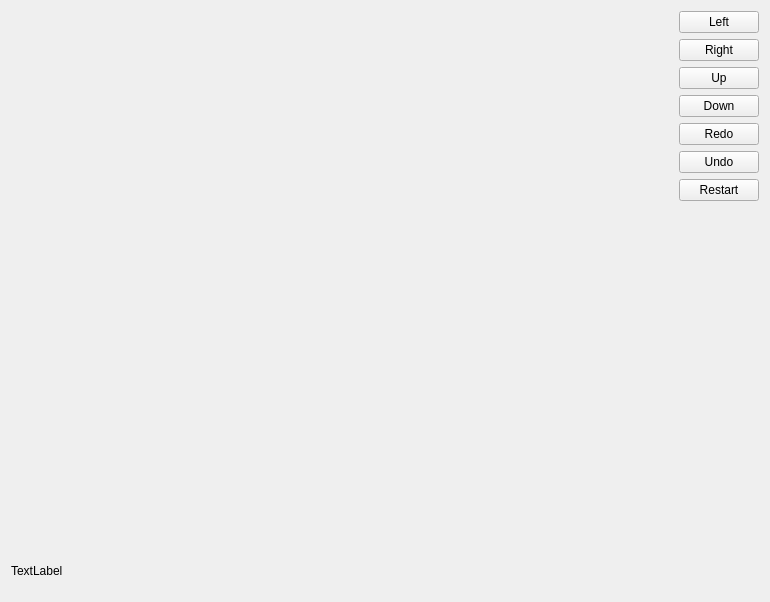
<?xml version="1.0" encoding="UTF-8"?>
<ui version="4.0">
 <class>widget</class>
 <widget class="QWidget" name="widget">
  <property name="geometry">
   <rect>
    <x>0</x>
    <y>0</y>
    <width>770</width>
    <height>602</height>
   </rect>
  </property>
  <property name="windowTitle">
   <string>Widget</string>
  </property>
   <layout class="QVBoxLayout" name="verticalLayout_2">
    <item>
     <layout class="QHBoxLayout" name="horizontalLayout">
      <item>
       <widget class="QLabel" name="image">
        <property name="sizePolicy">
         <sizepolicy hsizetype="Expanding" vsizetype="Expanding">
          <horstretch>0</horstretch>
          <verstretch>0</verstretch>
         </sizepolicy>
        </property>
        <property name="text">
         <string/>
        </property>
       </widget>
      </item>
      <item>
       <layout class="QVBoxLayout" name="verticalLayout">
        <item>
         <widget class="QPushButton" name="left">
          <property name="sizePolicy">
           <sizepolicy hsizetype="Fixed" vsizetype="Fixed">
            <horstretch>0</horstretch>
            <verstretch>0</verstretch>
           </sizepolicy>
          </property>
          <property name="text">
           <string>Left</string>
          </property>
         </widget>
        </item>
        <item>
         <widget class="QPushButton" name="right">
          <property name="sizePolicy">
           <sizepolicy hsizetype="Fixed" vsizetype="Fixed">
            <horstretch>0</horstretch>
            <verstretch>0</verstretch>
           </sizepolicy>
          </property>
          <property name="text">
           <string>Right</string>
          </property>
         </widget>
        </item>
        <item>
         <widget class="QPushButton" name="up">
          <property name="sizePolicy">
           <sizepolicy hsizetype="Fixed" vsizetype="Fixed">
            <horstretch>0</horstretch>
            <verstretch>0</verstretch>
           </sizepolicy>
          </property>
          <property name="text">
           <string>Up</string>
          </property>
         </widget>
        </item>
        <item>
         <widget class="QPushButton" name="down">
          <property name="sizePolicy">
           <sizepolicy hsizetype="Fixed" vsizetype="Fixed">
            <horstretch>0</horstretch>
            <verstretch>0</verstretch>
           </sizepolicy>
          </property>
          <property name="text">
           <string>Down</string>
          </property>
         </widget>
        </item>
        <item>
         <widget class="QPushButton" name="redo">
          <property name="sizePolicy">
           <sizepolicy hsizetype="Fixed" vsizetype="Fixed">
            <horstretch>0</horstretch>
            <verstretch>0</verstretch>
           </sizepolicy>
          </property>
          <property name="text">
           <string>Redo</string>
          </property>
         </widget>
        </item>
        <item>
         <widget class="QPushButton" name="undo">
          <property name="sizePolicy">
           <sizepolicy hsizetype="Fixed" vsizetype="Fixed">
            <horstretch>0</horstretch>
            <verstretch>0</verstretch>
           </sizepolicy>
          </property>
          <property name="text">
           <string>Undo</string>
          </property>
         </widget>
        </item>
        <item>
         <widget class="QPushButton" name="reset">
          <property name="sizePolicy">
           <sizepolicy hsizetype="Fixed" vsizetype="Fixed">
            <horstretch>0</horstretch>
            <verstretch>0</verstretch>
           </sizepolicy>
          </property>
          <property name="text">
           <string>Restart</string>
          </property>
         </widget>
        </item>
        <item>
         <spacer name="verticalSpacer">
          <property name="orientation">
           <enum>Qt::Vertical</enum>
          </property>
          <property name="sizeHint" stdset="0">
           <size>
            <width>20</width>
            <height>40</height>
           </size>
          </property>
         </spacer>
        </item>
       </layout>
      </item>
     </layout>
    </item>
    <item>
     <widget class="QLabel" name="label">
      <property name="sizePolicy">
       <sizepolicy hsizetype="Preferred" vsizetype="Fixed">
        <horstretch>0</horstretch>
        <verstretch>0</verstretch>
       </sizepolicy>
      </property>
      <property name="minimumSize">
       <size>
        <width>200</width>
        <height>40</height>
       </size>
      </property>
      <property name="maximumSize">
       <size>
        <width>16777215</width>
        <height>60</height>
       </size>
      </property>
      <property name="text">
       <string>TextLabel</string>
      </property>
     </widget>
    </item>
   </layout>
 </widget>
 <resources/>
 <connections/>
</ui>
